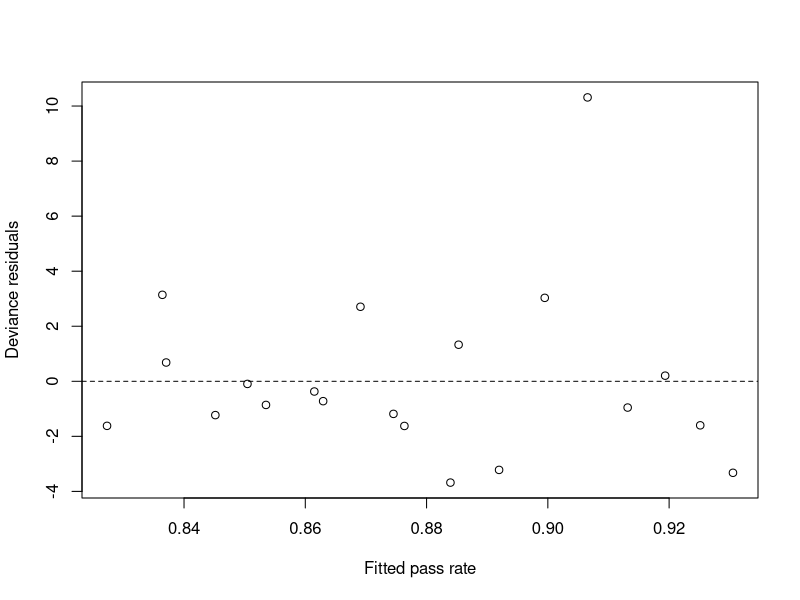
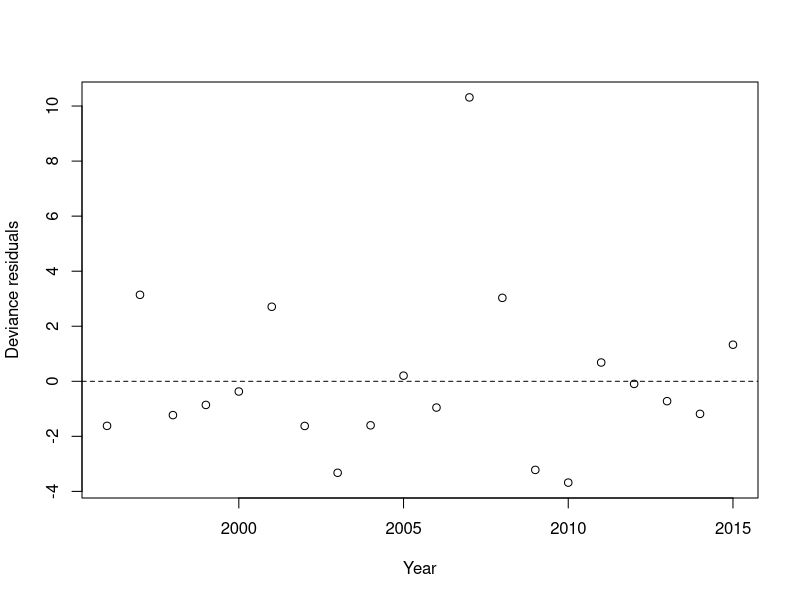

Write the R code that produced these figures, in order.
## ---- chunk 1
library(ggplot2)
library(dplyr)
library(knitr)
library(broom)
library(scales)
library(kableExtra)

knitr::opts_chunk$set(echo = FALSE)
## ---- chunk 2
# Load data
x <- read.table("./data.txt", header = TRUE, as.is = TRUE)

# Calculate Pass and Fail counts
x$Pass <- round(x$N * x$Pct)
x$Fail <- x$N - x$Pass

# Define time periods
x$timeperiod <- 1
x$timeperiod[x$Year > 2002] <- 2
x$timeperiod[x$Year > 2010] <- 3

# Convert to factor with labels
x$timeperiod <- factor(
  x$timeperiod,
  levels = c(1, 2, 3),
  labels = c("tp1", "tp2", "tp3")
)
## ---- chunk 3
mean_and_slope <- x |>
  group_by(timeperiod) |>
  summarise(
    MeanPassRate = mean(Pct),
    SlopePct = coef(lm(Pct ~ Year))[2] * 100
  ) |>
  mutate(timeperiod = case_when(
    timeperiod == "tp1" ~ "Pre-reform",
    timeperiod == "tp2" ~ "2003 Reform",
    timeperiod == "tp3" ~ "2011 Reform",
  ))

kable(
  mean_and_slope,
  digits = 3,
  caption = "Mean pass rates and slope by period."
) |> 
  kable_styling(latex_options = "HOLD_position")
## ---- chunk 4
# Center years
x$Year_centered_2003 <- x$Year - 2003
x$Year_centered_2011 <- x$Year - 2011

# Additive model (without interaction)
model <- glm(
  cbind(Pass, Fail) ~ Year_centered_2003 + timeperiod,
  family = quasibinomial(link = "logit"),
  data = x
)

# Interaction model (with interaction)
model2 <- glm(
  cbind(Pass, Fail) ~ Year_centered_2003 * timeperiod,
  family = quasibinomial(link = "logit"),
  data = x
)
## ---- chunk 5
anova_out <- anova(model, model2, test = "F")
kable(
  as.data.frame(anova_out),
  digits = 3,
  caption = "Drop-in-deviance comparing additive vs interaction quasibinomial models."
) |> 
  kable_styling(latex_options = "HOLD_position")
## ---- chunk 6
kable(
  tidy(model2, conf.int = TRUE, conf.level = 0.95),
  digits = 3,
  caption = "Coefficients with Year centered at 2003 and time period 1 as the baseline (quasibinomial logit)."
) |> 
  kable_styling(latex_options = "HOLD_position")
## ---- chunk 7
# Relevel tp2 as baseline for direct tp3 vs tp2 contrast
x$timeperiod <- relevel(x$timeperiod, ref = "tp2")

model3 <- glm(
  cbind(Pass, Fail) ~ Year_centered_2011 * timeperiod,
  family = quasibinomial(link = "logit"),
  data = x
)

kable(
  tidy(model3, conf.int = TRUE, conf.level = 0.95),
  digits = 3,
  caption = "Coefficients with Year centered at 2011 and time period 2 as the baseline (quasibinomial logit)."
) |> 
  kable_styling(latex_options = "HOLD_position")
## ---- chunk 8

fitted_vals  <- fitted(model2)
deviance_res <- residuals(model2, type = "deviance")

plot(fitted_vals, deviance_res,
     xlab = "Fitted pass rate",
     ylab = "Deviance residuals")
abline(h = 0, lty = 2)
## ---- chunk 9

plot(x$Year, deviance_res,
     xlab = "Year",
     ylab = "Deviance residuals")
abline(h = 0, lty = 2)
